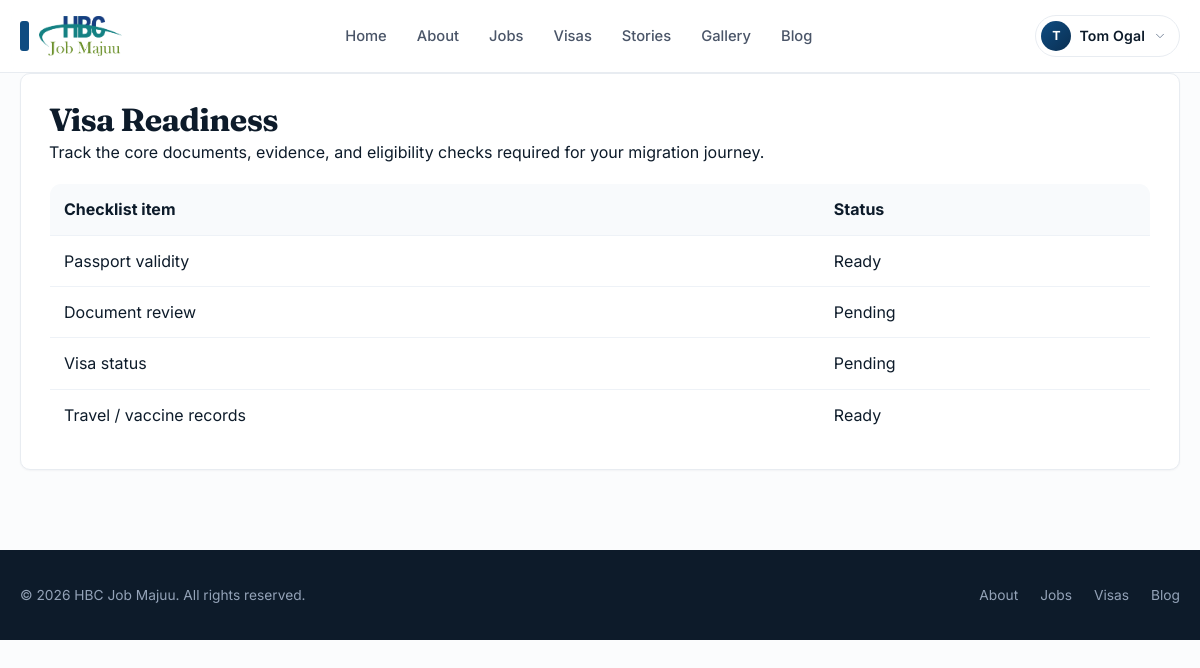
Before: /visa-readiness/ (signed in) with the older database file.
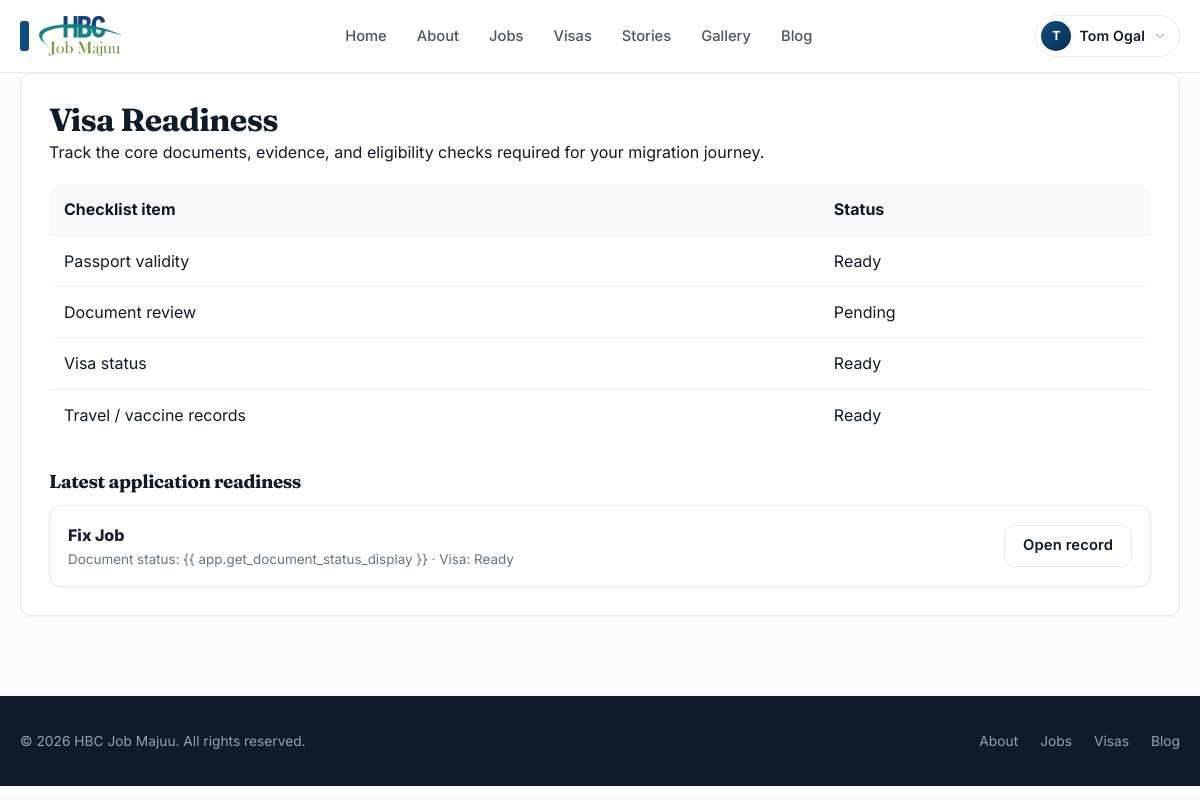
After: the same page with the newer database file.
### client/models.py (models this page shows, shortened)
class Application(models.Model):
    class ATSStage(models.TextChoices):
        SUBMITTED = "SUBMITTED", "Submitted"
        VETTING = "VETTING", "Document Verification"
        AGENT_REVIEW = "AGENT_REVIEW", "Agent Review"
        INTERVIEW = "INTERVIEW", "Interview"
        OFFER = "OFFER", "Offer Extended"
        VISA = "VISA", "Visa Processing"
        DEPLOYED = "DEPLOYED", "Deployed"
        REJECTED = "REJECTED", "Rejected"
    class VisaReadiness(models.TextChoices):
        NOT_STARTED = "NOT_STARTED", "Not started"
        PENDING = "PENDING", "Pending"
        READY = "READY", "Ready"
        UNDER_REVIEW = "UNDER_REVIEW", "Under review"
    class DocumentStatus(models.TextChoices):
        PENDING = "PENDING", "Pending"
        UPLOADED = "UPLOADED", "Uploaded"
        UNDER_REVIEW = "UNDER_REVIEW", "Under review"
        VERIFIED = "VERIFIED", "Verified"
    id = models.UUIDField(
        primary_key=True,
        default=uuid.uuid4,
        editable=False
    )
    candidate = models.ForeignKey(
        settings.AUTH_USER_MODEL,
        on_delete=models.CASCADE,
        related_name="applications"
    )
    job = models.ForeignKey(
        Job,
        on_delete=models.CASCADE,
        related_name="applications"
    )
    current_country = models.CharField(max_length=100, blank=True, default="")
    city = models.CharField(max_length=100, blank=True, default="")
    passport_number = models.CharField(max_length=50, blank=True, default="")
    years_of_experience = models.PositiveIntegerField(default=0)
    cover_letter = models.TextField(blank=True, default="")
    visa_readiness = models.CharField(
        max_length=30,
        choices=VisaReadiness.choices,
        default=VisaReadiness.PENDING,
    )
    document_status = models.CharField(
        max_length=30,
        choices=DocumentStatus.choices,
        default=DocumentStatus.PENDING,
    )
    admin_notes = models.TextField(blank=True, default="")
    ats_stage = models.CharField(
        max_length=50,
        choices=ATSStage.choices,
        default=ATSStage.SUBMITTED
    )
    tier_2_paid = models.BooleanField(default=False)
    tier_3_paid = models.BooleanField(default=False)
    assigned_agent = models.ForeignKey(
        settings.AUTH_USER_MODEL,
        on_delete=models.SET_NULL,
        null=True,
        blank=True,
        related_name="assigned_applications"
    )
    created_at = models.DateTimeField(auto_now_add=True)
    updated_at = models.DateTimeField(auto_now=True)
    class Meta:
        constraints = [
            models.UniqueConstraint(
                fields=["candidate", "job"],
                name="unique_candidate_job_application"
            )
        ]

class Job(models.Model):
    class Status(models.TextChoices):
        DRAFT = "DRAFT", "Draft"
        ACTIVE = "ACTIVE", "Active"
        FILLED = "FILLED", "Filled"
        CLOSED = "CLOSED", "Closed"
    class Visibility(models.TextChoices):
        PUBLIC = "PUBLIC", "Public"
        MEMBERS_ONLY = "MEMBERS_ONLY", "Members only"
    COUNTRY_FLAG_MAP = {
        "kenya": "🇰🇪",
        "uganda": "🇺🇬",
        "tanzania": "🇹🇿",
        "rwanda": "🇷🇼",
        "burundi": "🇧🇮",
        "ethiopia": "🇪🇹",
        "somalia": "🇸🇴",
        "south africa": "🇿🇦",
        "nigeria": "🇳🇬",
        "ghana": "🇬🇭",
        "cameroon": "🇨🇲",
        "zambia": "🇿🇲",
        "malawi": "🇲🇼",
        "mozambique": "🇲🇿",
        "egypt": "🇪🇬",
        "saudi arabia": "🇸🇦",
        "united arab emirates": "🇦🇪",
        "uae": "🇦🇪",
        "qatar": "🇶🇦",
        "oman": "🇴🇲",
        "bahrain": "🇧🇭",
        "kuwait": "🇰🇼",
        "jordan": "🇯🇴",
        "lebanon": "🇱🇧",
        "canada": "🇨🇦",
        "united states": "🇺🇸",
        "usa": "🇺🇸",
        "united kingdom": "🇬🇧",
        "uk": "🇬🇧",
        "germany": "🇩🇪",
        "france": "🇫🇷",
        "italy": "🇮🇹",
        "spain": "🇪🇸",
        "netherlands": "🇳🇱",
        "india": "🇮🇳",
        "pakistan": "🇵🇰",
        "sudan": "🇸🇩",
        "yemen": "🇾🇪",
        "oman": "🇴🇲",
    }
    id = models.UUIDField(
        primary_key=True,
        default=uuid.uuid4,
        editable=False
    )
    title = models.CharField(max_length=150)
    country = models.CharField(max_length=50)
    country_flag = models.CharField(max_length=20, blank=True, default="", help_text="Auto-generated flag for the country, such as 🇰🇪")
    sector = models.CharField(max_length=50)
    description_masked = models.TextField()
    description_full = models.TextField()
    salary_disclosed = models.BooleanField(default=False)
    salary_range = models.CharField(
        max_length=50,
        blank=True,
        null=True
    )
    tier_2_fee = models.DecimalField(
        max_digits=10,
        decimal_places=2,
        default=0.00
    )
    tier_3_fee = models.DecimalField(
        max_digits=10,
        decimal_places=2,
        default=0.00
    )
    status = models.CharField(
        max_length=20,
        choices=Status.choices,
        default=Status.ACTIVE
    )
    visibility = models.CharField(
        max_length=20,
        choices=Visibility.choices,
        default=Visibility.PUBLIC,
        help_text="Public jobs are visible to everyone; member-only jobs require membership access.",
    )
    image_url = models.URLField(max_length=500, blank=True, default="")
    cover_image = models.URLField(max_length=500, blank=True, default="", help_text="Optional cover image for the job card and detail page.")
    image_alt = models.CharField(max_length=150, blank=True, default="")
    created_at = models.DateTimeField(auto_now_add=True)
    updated_at = models.DateTimeField(auto_now=True)

### client/views.py (the view)
# urls.py: path("visa-readiness/", views.visa_readiness, name="visa_readiness"),
@login_required
def visa_readiness(request):
    applications = Application.objects.filter(candidate=request.user).select_related("job").order_by("-updated_at")
    checklist = [
        ("Passport validity", "Ready" if request.user.email else "Pending"),
        ("Document review", applications.filter(document_status=Application.DocumentStatus.VERIFIED).count() > 0 and "Ready" or "Pending"),
        ("Visa status", applications.filter(visa_readiness=Application.VisaReadiness.READY).count() > 0 and "Ready" or "Pending"),
        ("Travel / vaccine records", "Ready"),
    ]
    context = {
        "title": "Visa Readiness",
        "checklist": checklist,
        "applications": applications,
    }
    return render(request, "client/visa_readiness.html", context)

### client/templates/client/visa_readiness.html (shortened to what this page needs)
{% extends "base.html" %}
{% block content %}
<div class="card" style="padding:28px;">
    <h1 style="margin-top:0;">Visa Readiness</h1>
    <p>Track the core documents, evidence, and eligibility checks required for your migration journey.</p>
    <table
        style="width:100%; border-collapse:collapse; margin-top:18px; background:#fff; border:1px solid #e5eaf0; border-radius:12px; overflow:hidden;">
        <thead>
            <tr style="background:#f8fafc;">
                <th style="text-align:left; padding:12px 14px;">Checklist item</th>
                <th style="text-align:left; padding:12px 14px;">Status</th>
            </tr>
        </thead>
        <tbody>
            {% for item, status in checklist %}
            <tr style="border-top:1px solid #eef2f7;">
                <td style="padding:12px 14px;">{{ item }}</td>
                <td style="padding:12px 14px;">{{ status }}</td>
            </tr>
            {% endfor %}
        </tbody>
    </table>
    {% if applications %}
    <div style="margin-top:30px;">
        <h3 style="margin-bottom:12px;">Latest application readiness</h3>
        <div style="display:grid; gap:12px;">
            {% for app in applications %}
            <div class="card"
                style="padding:16px 18px; border:1px solid #e5eaf0; border-radius:12px; background:#fff; display:flex; justify-content:space-between; gap:12px; align-items:center; flex-wrap:wrap;">
                <div>
                    <div style="font-weight:800; color:#172033;">{{ app.job.title }}</div>
                    <div style="font-size:0.84rem; color:#64748b;">Document status: {{ app.get_document_status_display
                        }} · Visa: {{ app.get_visa_readiness_display }}</div>
                </div>
                <a href="{% url 'client:application_detail' app.id %}" class="btn btn-secondary">Open record</a>
            </div>
            {% endfor %}
        </div>
    </div>
    {% endif %}
</div>
{% endblock %}

Changed rows visible on the page:
added Application: job "Fix Job", visa_readiness "Ready"
Other visible differences:
new list line: "Visa status Ready"
text now shown: "Latest application readiness"
list line gone: "Visa status Pending"
